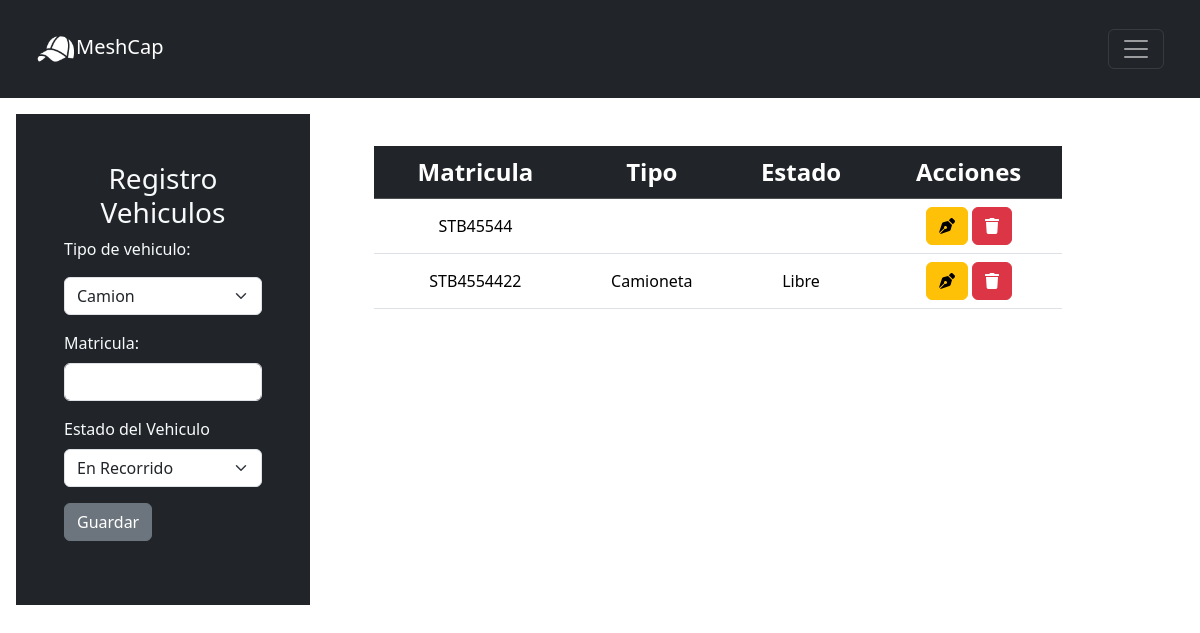
Page /src/ALMACENERO/VISTA/CrudVehiculosAlmacenero.php on the earlier database version.
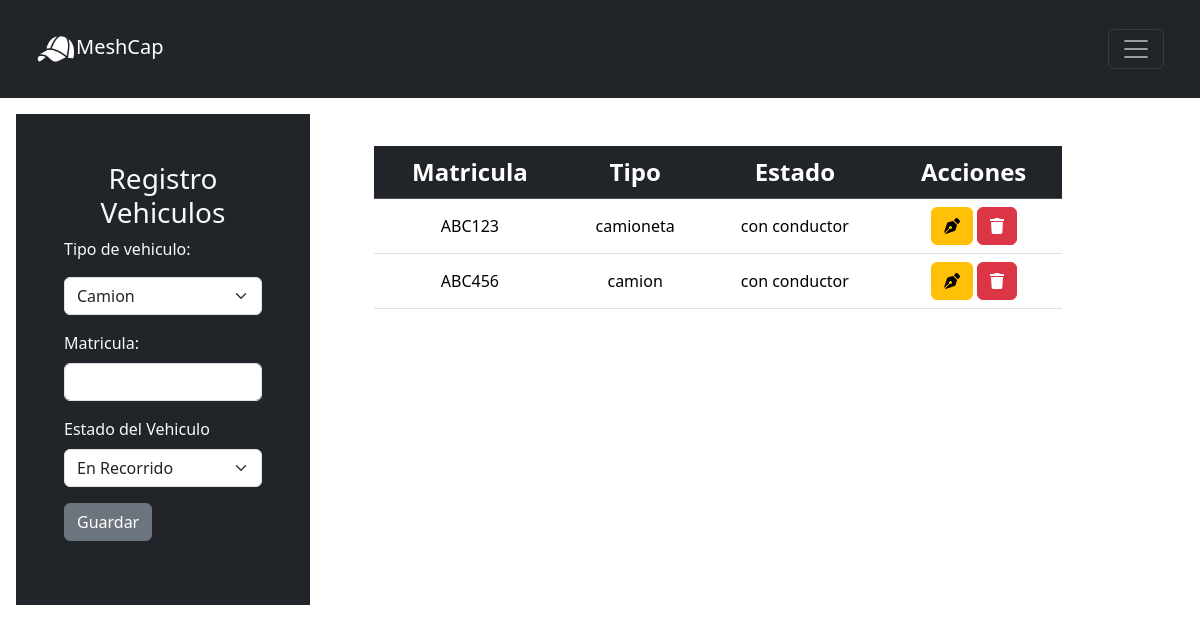
Same page on the later database version.
### tables this page shows
CREATE TABLE `vehiculo` (
  `matricula` varchar(20) NOT NULL,
  `estado` enum('en recorrido','en linea','en recoleccion','con conductor','sin conductor','fuera de servicio') DEFAULT 'sin conductor',
  `tipo` enum('camion','camioneta') NOT NULL DEFAULT 'camioneta'
);

### src/ALMACENERO/CONTROLADOR/ControladorVehiculos.php (called while the page is built, shortened)
<?php
require_once('../../db.php');
require_once('../MODELO/ModeloVehiculos.php');
$vehiculoModel = new VehiculoModel($conn);
?>

### src/ALMACENERO/MODELO/ModeloVehiculos.php (called while the page is built, shortened)
<?php
class VehiculoModel {
    private $conn;
    public function __construct($conn) {
        $this->conn = $conn;
    }
    public function listarVehiculo() {
        $query = "SELECT * FROM vehiculo";
        $result = mysqli_query($this->conn, $query);
        $vehiculos = [];
        while ($row = mysqli_fetch_assoc($result)) {
            $vehiculos[] = $row;
        }
        return $vehiculos;
    }
    }
?>

### src/ALMACENERO/VISTA/CrudVehiculosAlmacenero.php (the view, shortened to what this page needs)
<?php require_once('../../db.php'); ?>
<?php require_once('../CONTROLADOR/ControladorVehiculos.php'); ?>
<!DOCTYPE html>
<html lang="en">
<head>
    <link href="https://cdn.jsdelivr.net/npm/bootstrap@5.3.2/dist/css/bootstrap.min.css" rel="stylesheet">
</head>
<body>
  <nav class="navbar navbar-dark bg-dark p-4 ">
    <div class="container-fluid">
      <a class="navbar-brand" href="../VISTA/index.html" id="logo"><img src="../../IMAGES/gorraBlanca.png" alt="Logo MeshCap" height="40">MeshCap</a>
        <button class="navbar-toggler" type="button" data-bs-toggle="offcanvas" data-bs-target="#offcanvasDarkNavbar" aria-controls="offcanvasDarkNavbar" aria-label="Toggle navigation">
          <span class="navbar-toggler-icon"></span>
        </button>
  </div>
</nav>
<div class="container-fluid row" $id="container-total">
      <form action="../CONTROLADOR/ControladorVehiculos.php" method="POST" class="col-3 p-5 m-3 bg-dark text-light">
        <div class="mb-3">
          <h3 class ="text-light text-center">Registro Vehiculos</h3>
            <label for="exampleInputEmail1" class="form-label mb-3">Tipo de vehiculo:</label>
              <select class="form-select mb-3" aria-label="Default select example" name="tipo_vehiculo" required>
                <option value="Camion">Camion</option>
              </select>
            <div class="mb-3">
              <label for="exampleInputPassword1" class="form-label">Matricula:</label>
                <input type="text" class="form-control" id="exampleInputPassword1" name="matricula" required>
            </div>
            <label for="exampleInputEmail1" class="form-label">Estado del Vehiculo</label>
              <select class="form-select mb-3" aria-label="Default select example" name="estado_vehiculo" required>
                <option value="en recorrido">En Recorrido</option>
              </select>
              <button type="submit" class="btn btn-secondary " name="guardar_vehiculo">Guardar</button>
      </form>
        </div>
              <div class="col-8 p-5 text-center">
        <div style="max-height: 600px; overflow-y: auto;">
            <table class="table col-8">
                <thead class="table-dark fs-4">
                    <tr class="align-middle">
                    <th scope="col">Matricula</th>
                    <th scope="col">Tipo</th>
                    <th scope="col">Estado</th>
                    <th scope="col">Acciones</th>
                    </tr>
                </thead>
                <tbody>
                    <?php
                    $vehiculos = $vehiculoModel->listarVehiculo();
                    foreach ($vehiculos as $vehiculo): ?>
                        <tr class="align-middle">
                            <td><?= $vehiculo['matricula'] ?></td>
                            <td><?= $vehiculo['tipo'] ?></td>
                            <td><?= $vehiculo['estado'] ?></td>
                            <td class="align-middle">
                                <a href="../CONTROLADOR/ControladorVehiculos.php?editar_vehiculo=<?= $vehiculo['matricula'] ?>" class="btn btn-small btn-warning"><i class="fas fa-pen-nib"></i></a>
                                <a href="../CONTROLADOR/ControladorVehiculos.php?eliminar_vehiculo=<?= $vehiculo['matricula'] ?>" class="btn btn-small btn-danger"><i class="fas fa-trash"></i></a>
                            </td>
                        </tr>
                    <?php endforeach; ?>
                </tbody>
            </table>
        </div>
    </div>
</body>
</html>

Differences in the rows shown:
removed vehiculo: matricula "STB45544"
removed vehiculo: matricula "STB4554422", tipo "Camioneta", estado "Libre"
added vehiculo: matricula "ABC123", tipo "camioneta", estado "con conductor"
added vehiculo: matricula "ABC456", tipo "camion", estado "con conductor"
